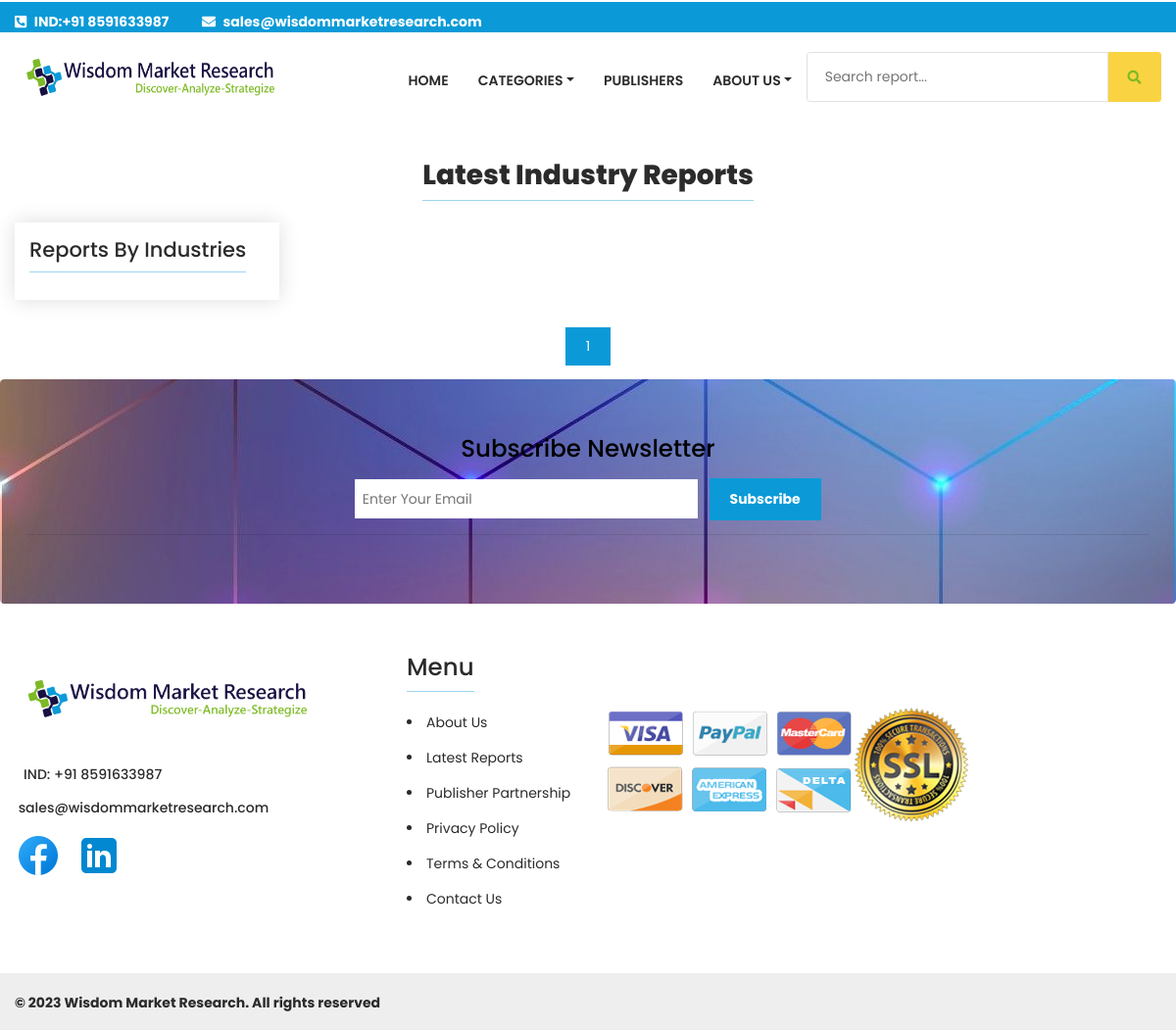
Before: /latest-reports/ with the older database file.
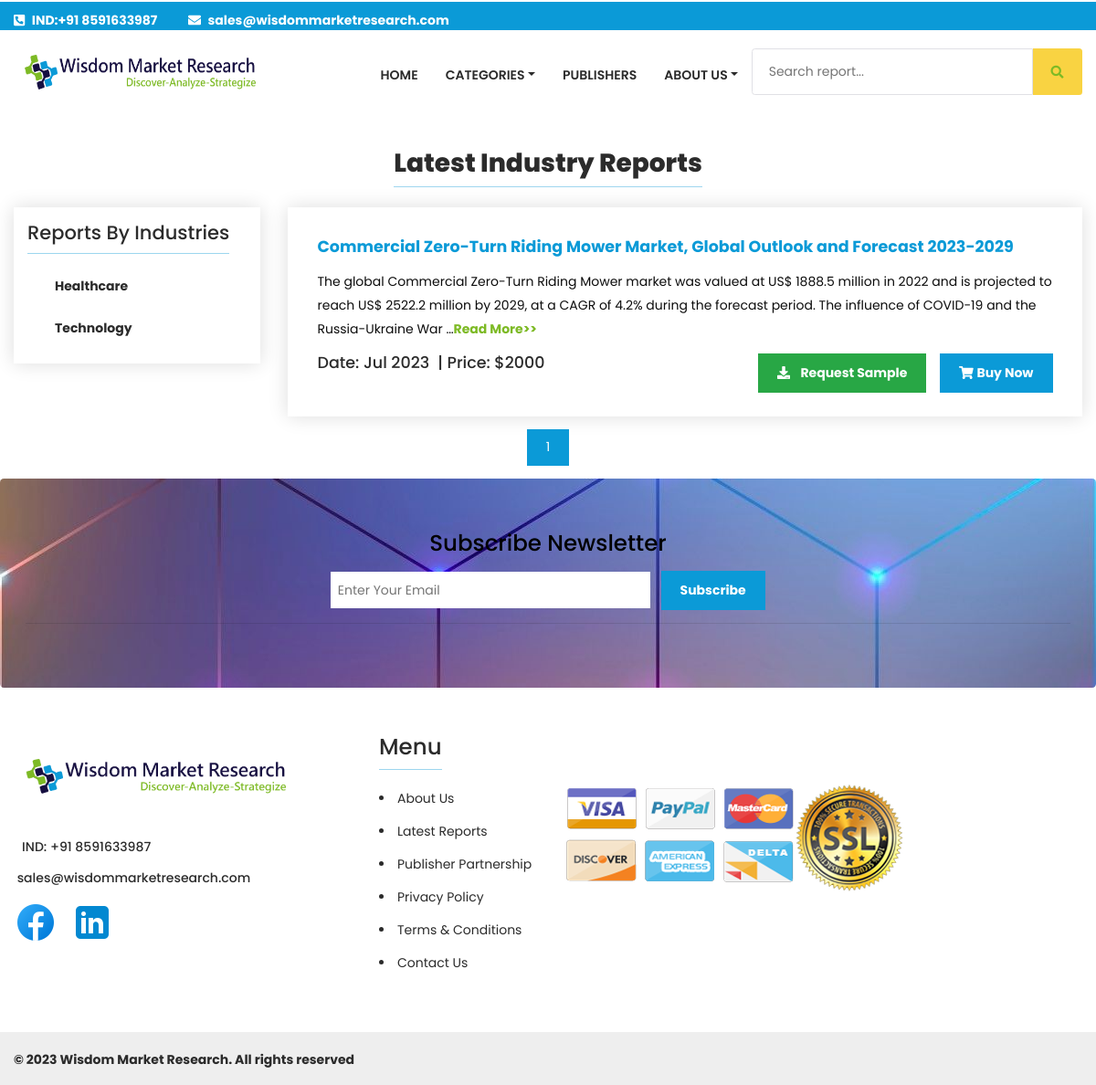
After: the same page with the newer database file.
### report/models.py (models this page shows, shortened)
class Category(models.Model):
    name = models.CharField(max_length=100)
    description = models.CharField(max_length=200)
    slug = models.SlugField(blank=True,unique=True)
    image = models.ImageField(upload_to='category/', blank=True, null=True)
    active = models.BooleanField(default=True)
    class Meta:
        verbose_name_plural = 'Categories'

class Report(models.Model):
    title = models.CharField(max_length=1000)
    keyword = models.CharField(max_length=1000)
    meta_title = models.CharField(max_length=200)
    slug = models.SlugField(unique=True, blank=True,null=True,max_length=255)
    url = models.URLField(unique=True, blank=True,null=True)
    category = models.ForeignKey('Category', on_delete=models.CASCADE)
    publisher = models.ForeignKey('Publisher', models.CASCADE)
    summary = RichTextField()
    tabel_of_content = RichTextField()
    list_of_figures = RichTextField(blank=True,null=True)
    published_date = models.DateField()
    no_of_pages = models.IntegerField(default=100)
    single_user_price = models.IntegerField(default=2000)
    corporate_user_price = models.IntegerField(default=4000)

### report/views.py (the view)
# urls.py: path('latest-reports/', latestReports, name='latestreports'),
def latestReports(request):
    reports = Report.objects.all().order_by('-published_date')
    all_categories = Category.objects.all().order_by("name")
    paginator = Paginator(reports, 10)
    page_number = request.GET.get('page')
    try:
        reports = paginator.page(page_number)
    except PageNotAnInteger:
        reports = paginator.page(1)
    except EmptyPage:
        reports = paginator.page(paginator.num_pages)
    return render(request,'report/latest-report.html',{'reports':reports,'all_categories':all_categories})

### report/context_processors.py (called while the page is built)
def getPublisherCategory(request):
    cat_count = Category.objects.all().count()
    pub_count = Publisher.objects.all().count()
    cat_count1 = int(cat_count//2)
    pub_count1 = int(pub_count // 2)
    all_categories1 = Category.objects.all()[0:cat_count1]
    all_categories2 = Category.objects.all()[cat_count1:]
    all_publishers1 = Publisher.objects.all()[0:pub_count1]
    all_publishers2 = Publisher.objects.all()[pub_count1:]
    return {
        'categories1': all_categories1,
        'categories2': all_categories2,
        'publishers1':all_publishers1,
        'publishers2': all_publishers2,
    }

### templates/report/latest-report.html (shortened to what this page needs)
{% extends 'base.html' %}
{% block body %}
		<div class="container">
			<div class="text-center">
				<h1 class="head-after h1fs">Latest Industry Reports</h1>
			</div>
			<div class="row">
				<div class="col-lg-3 mb-3">
					<div class="card-d">
						<h4 class="head-after">Reports By Industries</h4>
						<div class="mt-2">
							<ul class="side-nav-bar">
                                {% for allcategory in all_categories %}
								{% if allcategory.name == category.name %}
									<li class="active">
										<a href="{% url 'category' allcategory.slug %}" title="{{allcategory.name}}">
											<strong>{{ allcategory.name}}</strong>
										</a>
									</li>
								{% else %}
								<li>
										<a href="{% url 'category' allcategory.slug %}" title="{{allcategory.name}}">
											<strong>{{ allcategory.name }}</strong>
										</a>
								</li>
								{% endif %}
                                {% endfor %}
							</ul>
						</div>
					</div>
				</div>
				<div class="col-lg-9">
					<div id="latest-report-card">
                                          {% for report in reports %}
											<div class="card" >
													  <div class="card-body">
														  <a href="{% url 'reports:reportpage' report.slug %}"><h5 class="card-title" style="color:#0b9ad7"><strong>{{report.title}}</strong></h5></a>
														  <p class="card-text">{{report.summary | truncatechars:250 | safe }}<a href="{% url 'reports:reportpage' report.slug %}" class="blc"><strong>Read More>></strong></a></p>
														 <p>
												<h5><span class="text-left">Date: {{report.published_date | date:"M Y"}}</span>&nbsp;&nbsp;|
                                                 <span class="text-left">Price: ${{report.single_user_price}}</span>
													    <div class="float-right">
														<form class = "form-inline" method="post" action="{% url 'reports:indexcheckout' report.id report.single_user_price%}">
														<a class="btn btn-success" href="{% url 'reports:samplerequest' report.id%}"><span><i class="fas fa-download"></i> &nbsp; <strong>Request Sample </strong></span></a>
														&nbsp;&nbsp;&nbsp;&nbsp;<button type="submit" class="btn btn-primary"><i class="fas fa-shopping-cart"></i>&nbsp;<strong>Buy Now</strong></button>
                                                            </form>
													</div>
													  </h5>
												</p>
													  </div>
													</div>
					                      {% endfor %}
					</div>
				</div>
			</div>
			      <div class="pagination-btn text-center mt-12">
					     <nav aria-label="Page navigation">
							 <ul class="pagination">
										{% for n in reports.paginator.page_range %}
										  {% if reports.number == n %}
											<li class="page-item active">
											  <span class="page-link">{{ n }}<span class="sr-only">(current)</span></span>
											</li>
										  {% elif n > reports.number|add:'-3' and n < reports.number|add:'3' %}
											<li class="page-item"><a class="page-link" href="?page={{ n }}">{{ n }}</a></li>
										  {% endif %}
										{% endfor %}
										     </ul> </nav>
                  </div>
			</div>
{% endblock %}

Changed rows visible on the page:
added Category: name "Healthcare"
added Category: name "Technology"
added Report: title "Commercial Zero-Turn Riding Mower Market, Global Outlook and Forecast 2023-2029", summary "The global Commercial Zero-Turn Riding Mower market was valued at US$ 1888.5 million in 2022 and is projected to reach US$ 2522.2 million by 2029, at a CAGR of 4.2% during the forecast period. The influence of COVID-19 and the Russia-Ukraine War …", published_date "Jul 2023", single_user_price "2000"
